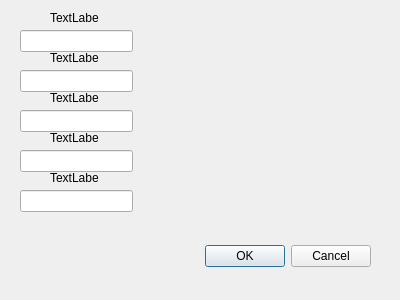
<?xml version="1.0" encoding="UTF-8"?>
<ui version="4.0">
 <class>Dialog</class>
 <widget class="QDialog" name="Dialog">
  <property name="geometry">
   <rect>
    <x>0</x>
    <y>0</y>
    <width>400</width>
    <height>300</height>
   </rect>
  </property>
  <property name="windowTitle">
   <string>Dialog</string>
  </property>
  <widget class="QDialogButtonBox" name="buttonBox">
   <property name="geometry">
    <rect>
     <x>30</x>
     <y>240</y>
     <width>341</width>
     <height>32</height>
    </rect>
   </property>
   <property name="orientation">
    <enum>Qt::Horizontal</enum>
   </property>
   <property name="standardButtons">
    <set>QDialogButtonBox::Cancel|QDialogButtonBox::Ok</set>
   </property>
  </widget>
  <widget class="QLineEdit" name="lineEdit">
   <property name="geometry">
    <rect>
     <x>20</x>
     <y>110</y>
     <width>113</width>
     <height>22</height>
    </rect>
   </property>
  </widget>
  <widget class="QLineEdit" name="lineEdit_2">
   <property name="geometry">
    <rect>
     <x>20</x>
     <y>70</y>
     <width>113</width>
     <height>22</height>
    </rect>
   </property>
  </widget>
  <widget class="QLineEdit" name="lineEdit_3">
   <property name="geometry">
    <rect>
     <x>20</x>
     <y>150</y>
     <width>113</width>
     <height>22</height>
    </rect>
   </property>
  </widget>
  <widget class="QLineEdit" name="lineEdit_4">
   <property name="geometry">
    <rect>
     <x>20</x>
     <y>190</y>
     <width>113</width>
     <height>22</height>
    </rect>
   </property>
  </widget>
  <widget class="QLineEdit" name="lineEdit_5">
   <property name="geometry">
    <rect>
     <x>20</x>
     <y>30</y>
     <width>113</width>
     <height>22</height>
    </rect>
   </property>
  </widget>
  <widget class="QLabel" name="label">
   <property name="geometry">
    <rect>
     <x>50</x>
     <y>10</y>
     <width>49</width>
     <height>16</height>
    </rect>
   </property>
   <property name="text">
    <string>TextLabel</string>
   </property>
  </widget>
  <widget class="QLabel" name="label_2">
   <property name="geometry">
    <rect>
     <x>50</x>
     <y>50</y>
     <width>49</width>
     <height>16</height>
    </rect>
   </property>
   <property name="text">
    <string>TextLabel</string>
   </property>
  </widget>
  <widget class="QLabel" name="label_3">
   <property name="geometry">
    <rect>
     <x>50</x>
     <y>90</y>
     <width>49</width>
     <height>16</height>
    </rect>
   </property>
   <property name="text">
    <string>TextLabel</string>
   </property>
  </widget>
  <widget class="QLabel" name="label_4">
   <property name="geometry">
    <rect>
     <x>50</x>
     <y>130</y>
     <width>49</width>
     <height>16</height>
    </rect>
   </property>
   <property name="text">
    <string>TextLabel</string>
   </property>
  </widget>
  <widget class="QLabel" name="label_5">
   <property name="geometry">
    <rect>
     <x>50</x>
     <y>170</y>
     <width>49</width>
     <height>16</height>
    </rect>
   </property>
   <property name="text">
    <string>TextLabel</string>
   </property>
  </widget>
 </widget>
 <resources/>
 <connections/>
</ui>
